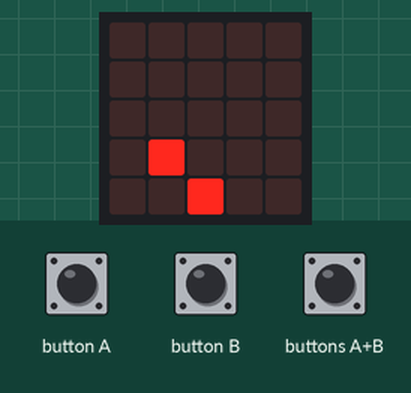
Simulated run of this program. Board: BBC micro:bit (MakeCode). Shown: the board's 5×5 LED display. Inputs (shaded band) come from the test bench. Random numbers come from a fixed seed; the run ends where the board's game-over animation would start. At 8.1 s the program stops and its outputs stay as they are.

Above: at 1.2 s.
1.3 s: button B pressed for 0.15 s
At 1.9 s:
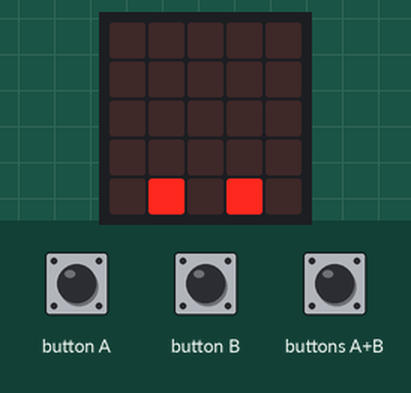
2.0 s: buttons A+B pressed for 0.15 s
At 2.2 s:
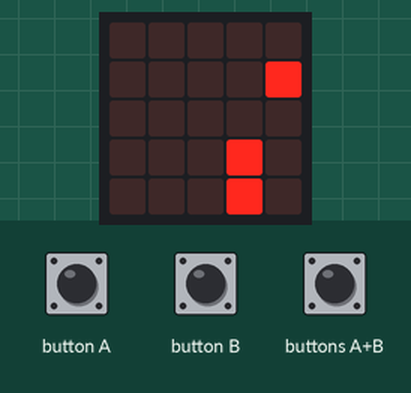
2.7 s: buttons A+B pressed for 1 s
At 3.75 s:
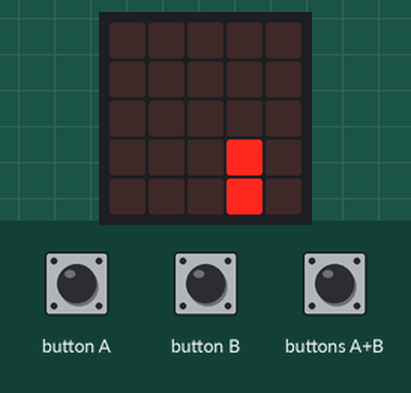
4.3 s: button A pressed for 0.15 s
At 5.7 s:
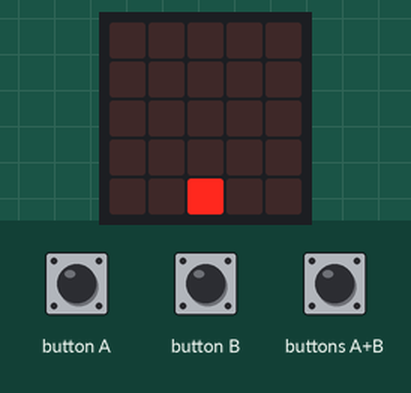
Timing chart, 0 to 7.3 s (numbered marks = the images above; inputs shaded):
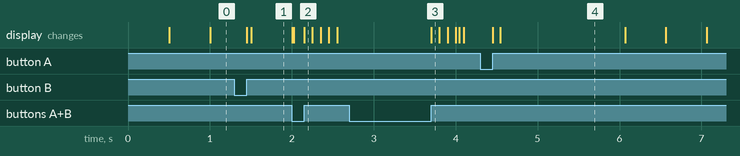

Measured:
- what the display in image 4 shows lasts 1.6 s, from 4.5 s to 6.1 s

The program:

main.ts
```typescript
input.onButtonPressed(Button.A, function () {
    ship.change(LedSpriteProperty.X, -1)
})
input.onButtonPressed(Button.AB, function () {
    shell = game.createSprite(ship.get(LedSpriteProperty.X), ship.get(LedSpriteProperty.Y))
    for (let index = 0; index < 4; index++) {
        shell.change(LedSpriteProperty.Y, -1)
        basic.pause(100)
        if (enemy.isTouching(shell)) {
            enemy.delete()
            shell.delete()
            game.addScore(1)
        }
    }
    shell.delete()
})
input.onButtonPressed(Button.B, function () {
    ship.change(LedSpriteProperty.X, 1)
})
let enemy: game.LedSprite = null
let shell: game.LedSprite = null
let ship: game.LedSprite = null
game.setScore(0)
ship = game.createSprite(2, 4)
basic.forever(function () {
    enemy = game.createSprite(randint(0, 4), 0)
    for (let index = 0; index < 4; index++) {
        enemy.change(LedSpriteProperty.Y, 1)
        basic.pause(500)
        if (enemy.isTouching(ship)) {
            game.gameOver()
        } else if (!(enemy.isTouching(ship)) && enemy.isTouchingEdge()) {
            enemy.delete()
        } else if (game.score() == 10) {
            basic.showString("+1 win")
            game.gameOver()
        }
    }
})
```

test.ts
```typescript
// здесь помещаются тесты; они не будут скомпилированы, пока пакет используется в качестве расширения.
```
